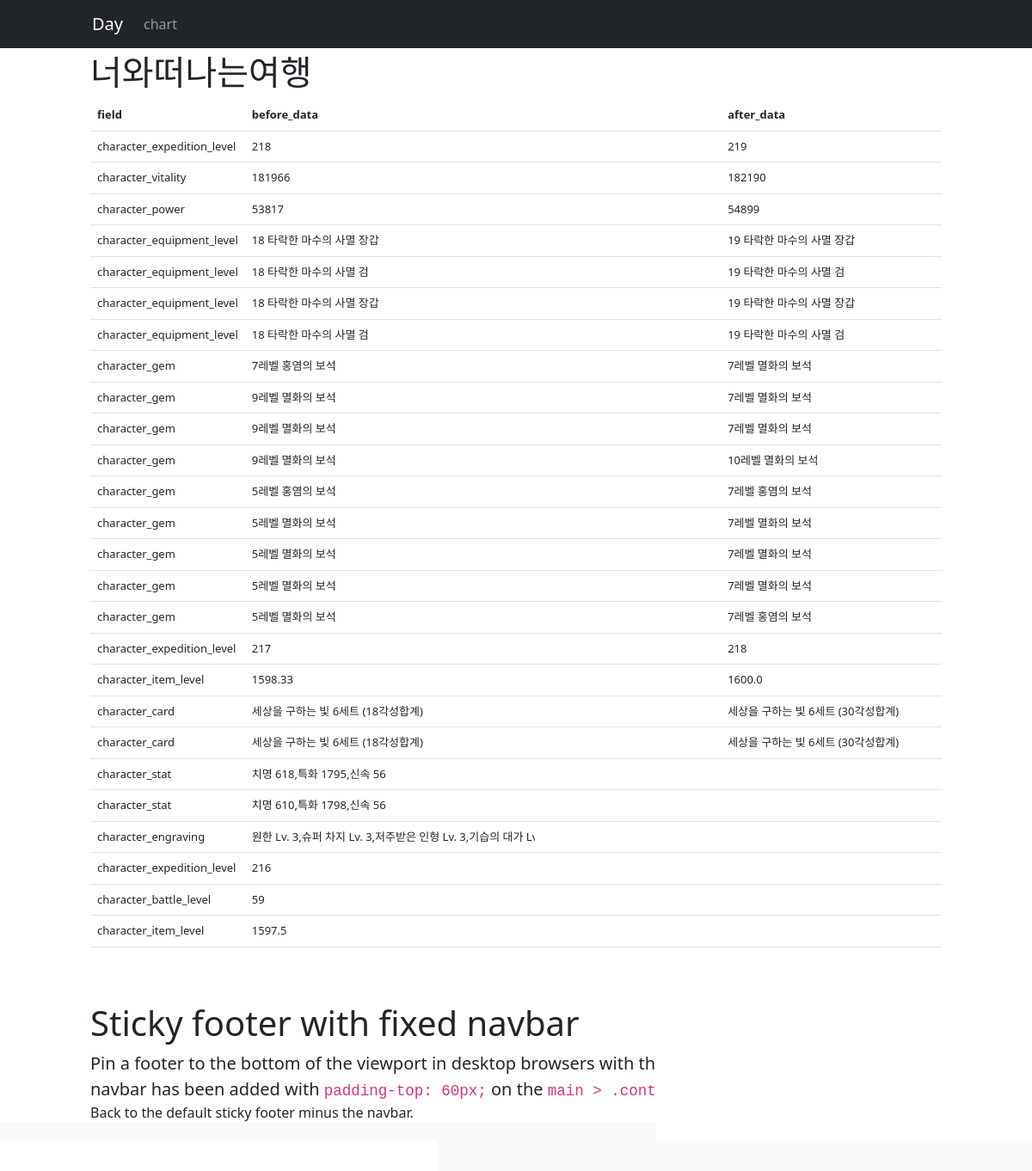
Screenshot of /guild/너와떠나는여행/ with the database file from the repository.
### guild/models.py (models this page shows, shortened)
class History(models.Model):
    character_name = models.ForeignKey(Member, on_delete=models.CASCADE)
    field = models.CharField(max_length=50)
    before_data = models.CharField(max_length=200)
    after_data = models.CharField(max_length=200)
    date = models.DateTimeField(auto_now_add=True)

### guild/views.py (the view)
# urls.py: path('<str:character_name>/', views.history, name='history')
def history(request, character_name):
    character_history = History.objects.filter(character_name=character_name).order_by('-date')
    context = {'character_name': character_name, 'character_history': character_history}
    return render(request, 'guild/character_history.html', context)

### templates/guild/character_history.html (shortened to what this page needs)
{% extends 'base.html' %}
{% load guild_filter %}
{% block content %}
<h1>{{character_name}}</h1>
<div class="table-responsive text-nowrap">
    <table class="table">
        <thead>
        <tr>
            <th scope="col">field</th>
            <th scope="col">before_data</th>
            <th scope="col">after_data</th>
        </tr>
        </thead>
        <tbody>
        {% if character_history %}
        {% for history in character_history %}
        <tr>
            <td>{{history.field}}</a></td>
            <td>{{history.before_data}}</td>
            <td>{{history.after_data}}</td>
        </tr>
        {% endfor %}
        {% else %}
        <tr>
            <td>no data</td>
        </tr>
        {% endif %}
        </tbody>
    </table>
</div>
{% endblock %}

### static/style.css (style rules this page uses)
.table { font-size:13px; }

### rows the page displays
History: field "character_expedition_level", before_data "218", after_data "219"
History: field "character_vitality", before_data "181966", after_data "182190"
History: field "character_power", before_data "53817", after_data "54899"
History: field "character_equipment_level", before_data "18 타락한 마수의 사멸 장갑", after_data "19 타락한 마수의 사멸 장갑"
History: field "character_equipment_level", before_data "18 타락한 마수의 사멸 검", after_data "19 타락한 마수의 사멸 검"
History: field "character_equipment_level", before_data "18 타락한 마수의 사멸 장갑", after_data "19 타락한 마수의 사멸 장갑"
History: field "character_equipment_level", before_data "18 타락한 마수의 사멸 검", after_data "19 타락한 마수의 사멸 검"
History: field "character_gem", before_data "7레벨 홍염의 보석", after_data "7레벨 멸화의 보석"
History: field "character_gem", before_data "9레벨 멸화의 보석", after_data "7레벨 멸화의 보석"
History: field "character_gem", before_data "9레벨 멸화의 보석", after_data "7레벨 멸화의 보석"
History: field "character_gem", before_data "9레벨 멸화의 보석", after_data "10레벨 멸화의 보석"
History: field "character_gem", before_data "5레벨 홍염의 보석", after_data "7레벨 홍염의 보석"
History: field "character_gem", before_data "5레벨 멸화의 보석", after_data "7레벨 멸화의 보석"
History: field "character_gem", before_data "5레벨 멸화의 보석", after_data "7레벨 멸화의 보석"
History: field "character_gem", before_data "5레벨 멸화의 보석", after_data "7레벨 멸화의 보석"
History: field "character_gem", before_data "5레벨 멸화의 보석", after_data "7레벨 홍염의 보석"
History: field "character_expedition_level", before_data "217", after_data "218"
History: field "character_item_level", before_data "1598.33", after_data "1600.0"
History: field "character_card", before_data "세상을 구하는 빛 6세트 (18각성합계)", after_data "세상을 구하는 빛 6세트 (30각성합계)"
History: field "character_card", before_data "세상을 구하는 빛 6세트 (18각성합계)", after_data "세상을 구하는 빛 6세트 (30각성합계)"
History: field "character_stat", before_data "치명 618,특화 1795,신속 56"
History: field "character_stat", before_data "치명 610,특화 1798,신속 56"
History: field "character_engraving", before_data "원한 Lv. 3,슈퍼 차지 Lv. 3,저주받은 인형 Lv. 3,기습의 대가 Lv. 3,잔재된 기운 Lv. 2,아드레날린 Lv. 1"
History: field "character_expedition_level", before_data "216"
History: field "character_battle_level", before_data "59"
History: field "character_item_level", before_data "1597.5"

### other values shown
{{ character_name }} "너와떠나는여행"
